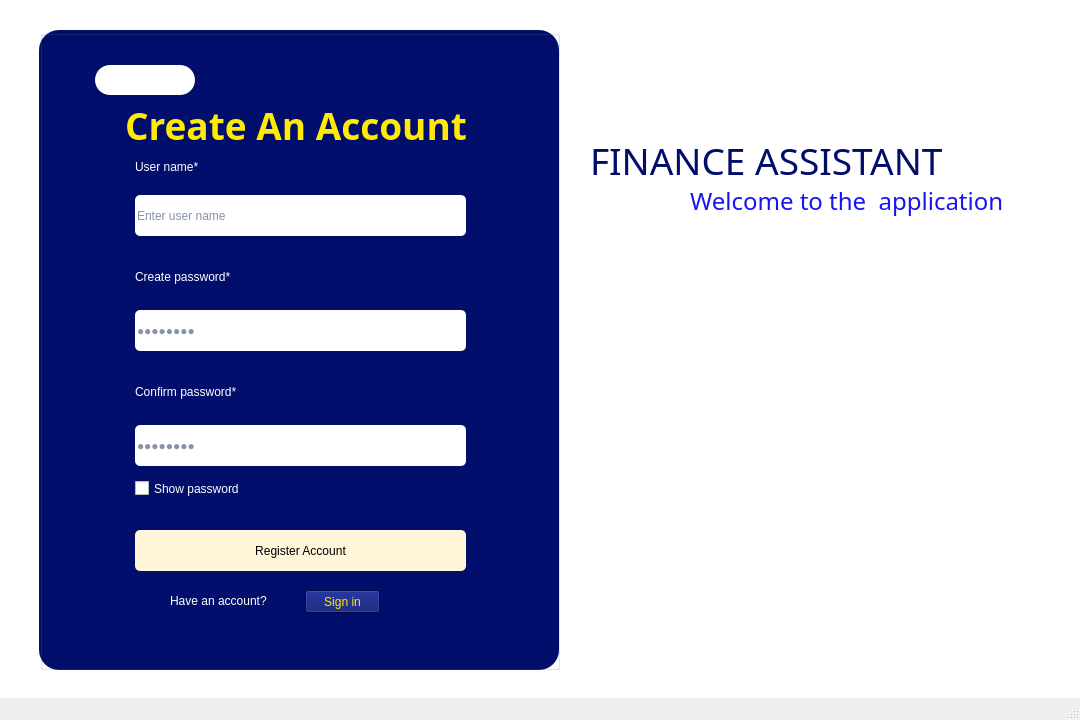
<?xml version="1.0" encoding="UTF-8"?>
<ui version="4.0">
 <class>MainWindow</class>
 <widget class="QMainWindow" name="MainWindow">
  <property name="geometry">
   <rect>
    <x>0</x>
    <y>0</y>
    <width>1080</width>
    <height>720</height>
   </rect>
  </property>
  <property name="minimumSize">
   <size>
    <width>1080</width>
    <height>720</height>
   </size>
  </property>
  <property name="maximumSize">
   <size>
    <width>1080</width>
    <height>720</height>
   </size>
  </property>
  <property name="windowTitle">
   <string>Sign_up</string>
  </property>
  <widget class="QWidget" name="centralwidget">
   <widget class="QLabel" name="label_frame">
    <property name="geometry">
     <rect>
      <x>39</x>
      <y>30</y>
      <width>520</width>
      <height>640</height>
     </rect>
    </property>
    <property name="minimumSize">
     <size>
      <width>520</width>
      <height>640</height>
     </size>
    </property>
    <property name="maximumSize">
     <size>
      <width>520</width>
      <height>640</height>
     </size>
    </property>
    <property name="styleSheet">
     <string notr="true">background-color: rgb(1, 14, 108);
border-radius: 20px;</string>
    </property>
    <property name="text">
     <string/>
    </property>
   </widget>
   <widget class="QLabel" name="background">
    <property name="geometry">
     <rect>
      <x>0</x>
      <y>0</y>
      <width>1080</width>
      <height>720</height>
     </rect>
    </property>
    <property name="minimumSize">
     <size>
      <width>1080</width>
      <height>720</height>
     </size>
    </property>
    <property name="maximumSize">
     <size>
      <width>1080</width>
      <height>720</height>
     </size>
    </property>
    <property name="font">
     <font>
      <family>Bahnschrift</family>
      <pointsize>28</pointsize>
      <weight>75</weight>
      <bold>true</bold>
     </font>
    </property>
    <property name="text">
     <string/>
    </property>
    <property name="pixmap">
     <pixmap>../../Images/Login/BG.png</pixmap>
    </property>
   </widget>
   <widget class="QGroupBox" name="groupBox">
    <property name="geometry">
     <rect>
      <x>40</x>
      <y>30</y>
      <width>520</width>
      <height>640</height>
     </rect>
    </property>
    <property name="minimumSize">
     <size>
      <width>520</width>
      <height>640</height>
     </size>
    </property>
    <property name="maximumSize">
     <size>
      <width>520</width>
      <height>640</height>
     </size>
    </property>
    <property name="title">
     <string/>
    </property>
    <widget class="QLabel" name="creatAccount">
     <property name="geometry">
      <rect>
       <x>85</x>
       <y>65</y>
       <width>391</width>
       <height>60</height>
      </rect>
     </property>
     <property name="font">
      <font>
       <family>Bahnschrift SemiBold</family>
       <pointsize>28</pointsize>
       <weight>75</weight>
       <bold>true</bold>
      </font>
     </property>
     <property name="styleSheet">
      <string notr="true">color: rgb(255, 235, 0);</string>
     </property>
     <property name="text">
      <string>Create An Account</string>
     </property>
    </widget>
    <widget class="QLabel" name="labelUsername">
     <property name="geometry">
      <rect>
       <x>95</x>
       <y>125</y>
       <width>151</width>
       <height>24</height>
      </rect>
     </property>
     <property name="styleSheet">
      <string notr="true">font: 12pt &quot;Bahnschrift SemiLight&quot;;
color: rgb(255, 255, 255);</string>
     </property>
     <property name="text">
      <string>User name*</string>
     </property>
    </widget>
    <widget class="QLabel" name="labelCreatPassword">
     <property name="geometry">
      <rect>
       <x>95</x>
       <y>235</y>
       <width>171</width>
       <height>24</height>
      </rect>
     </property>
     <property name="styleSheet">
      <string notr="true">font: 12pt &quot;Bahnschrift SemiLight&quot;;
color: rgb(255, 255, 255);</string>
     </property>
     <property name="text">
      <string>Create password*</string>
     </property>
    </widget>
    <widget class="QLabel" name="labelConfirm">
     <property name="geometry">
      <rect>
       <x>95</x>
       <y>350</y>
       <width>171</width>
       <height>24</height>
      </rect>
     </property>
     <property name="styleSheet">
      <string notr="true">font: 12pt &quot;Bahnschrift SemiLight&quot;;
color: rgb(255, 255, 255);</string>
     </property>
     <property name="text">
      <string>Confirm password*</string>
     </property>
    </widget>
    <widget class="QLineEdit" name="lineUserName">
     <property name="geometry">
      <rect>
       <x>95</x>
       <y>165</y>
       <width>331</width>
       <height>41</height>
      </rect>
     </property>
     <property name="styleSheet">
      <string notr="true">font: 11pt &quot;Bahnschrift SemiLight&quot;;
color: rgb(134, 146, 166);
border-radius: 5px</string>
     </property>
     <property name="text">
      <string>Enter user name</string>
     </property>
     <property name="dragEnabled">
      <bool>false</bool>
     </property>
     <property name="clearButtonEnabled">
      <bool>false</bool>
     </property>
    </widget>
    <widget class="QLineEdit" name="linePassword">
     <property name="geometry">
      <rect>
       <x>95</x>
       <y>280</y>
       <width>331</width>
       <height>41</height>
      </rect>
     </property>
     <property name="styleSheet">
      <string notr="true">font: 11pt &quot;Bahnschrift SemiLight&quot;;
color: rgb(134, 146, 166);
border-radius: 5px</string>
     </property>
     <property name="text">
      <string>12345678</string>
     </property>
     <property name="echoMode">
      <enum>QLineEdit::Password</enum>
     </property>
    </widget>
    <widget class="QLineEdit" name="lineConfirm">
     <property name="geometry">
      <rect>
       <x>95</x>
       <y>395</y>
       <width>331</width>
       <height>41</height>
      </rect>
     </property>
     <property name="styleSheet">
      <string notr="true">font: 11pt &quot;Bahnschrift SemiLight&quot;;
color: rgb(134, 146, 166);
border-radius: 5px</string>
     </property>
     <property name="text">
      <string>12345678</string>
     </property>
     <property name="echoMode">
      <enum>QLineEdit::Password</enum>
     </property>
    </widget>
    <widget class="QPushButton" name="pushRegister">
     <property name="geometry">
      <rect>
       <x>95</x>
       <y>500</y>
       <width>331</width>
       <height>41</height>
      </rect>
     </property>
     <property name="styleSheet">
      <string notr="true">font: 11pt &quot;Bahnschrift SemiLight&quot;;
color: rgb(0, 0, 0);
background-color: rgb(255, 245, 217);
border-radius: 5px</string>
     </property>
     <property name="text">
      <string>Register Account</string>
     </property>
    </widget>
    <widget class="QLabel" name="label_7">
     <property name="geometry">
      <rect>
       <x>130</x>
       <y>550</y>
       <width>141</width>
       <height>41</height>
      </rect>
     </property>
     <property name="styleSheet">
      <string notr="true">font: 10pt &quot;Bahnschrift SemiLight&quot;;
color: rgb(255, 255, 255);</string>
     </property>
     <property name="text">
      <string>Have an account?</string>
     </property>
    </widget>
    <widget class="QCheckBox" name="checkShowPassword">
     <property name="geometry">
      <rect>
       <x>95</x>
       <y>450</y>
       <width>141</width>
       <height>17</height>
      </rect>
     </property>
     <property name="styleSheet">
      <string notr="true">color: rgb(255, 255, 255);
font: 10pt &quot;Bahnschrift SemiLight&quot;;</string>
     </property>
     <property name="text">
      <string>Show password</string>
     </property>
    </widget>
    <widget class="QLabel" name="label_2">
     <property name="geometry">
      <rect>
       <x>55</x>
       <y>35</y>
       <width>100</width>
       <height>30</height>
      </rect>
     </property>
     <property name="styleSheet">
      <string notr="true">background-color: rgb(255, 255, 255);
border-radius: 15px</string>
     </property>
     <property name="text">
      <string/>
     </property>
    </widget>
    <widget class="QLabel" name="logoUEL">
     <property name="geometry">
      <rect>
       <x>70</x>
       <y>35</y>
       <width>30</width>
       <height>30</height>
      </rect>
     </property>
     <property name="text">
      <string/>
     </property>
     <property name="pixmap">
      <pixmap>../../Images/Login/LogoUEL.png</pixmap>
     </property>
    </widget>
    <widget class="QLabel" name="logoUEL_2">
     <property name="geometry">
      <rect>
       <x>110</x>
       <y>35</y>
       <width>30</width>
       <height>30</height>
      </rect>
     </property>
     <property name="text">
      <string/>
     </property>
     <property name="pixmap">
      <pixmap>../../Images/Login/LogoFIS.png</pixmap>
     </property>
    </widget>
   </widget>
   <widget class="QLabel" name="label_welcome">
    <property name="geometry">
     <rect>
      <x>690</x>
      <y>180</y>
      <width>391</width>
      <height>41</height>
     </rect>
    </property>
    <property name="font">
     <font>
      <family>Bahnschrift SemiLight</family>
      <pointsize>18</pointsize>
      <weight>50</weight>
      <bold>false</bold>
     </font>
    </property>
    <property name="styleSheet">
     <string notr="true">color: rgb(24, 20, 243);</string>
    </property>
    <property name="text">
     <string>Welcome to the  application</string>
    </property>
   </widget>
   <widget class="QLabel" name="label_app">
    <property name="geometry">
     <rect>
      <x>590</x>
      <y>130</y>
      <width>461</width>
      <height>60</height>
     </rect>
    </property>
    <property name="font">
     <font>
      <family>Bahnschrift SemiLight</family>
      <pointsize>28</pointsize>
      <weight>50</weight>
      <italic>false</italic>
      <bold>false</bold>
     </font>
    </property>
    <property name="styleSheet">
     <string notr="true">color: rgb(0, 13, 107);
font: 28pt &quot;Bahnschrift SemiLight&quot;;</string>
    </property>
    <property name="text">
     <string>FINANCE ASSISTANT</string>
    </property>
   </widget>
   <widget class="QLabel" name="label">
    <property name="geometry">
     <rect>
      <x>0</x>
      <y>0</y>
      <width>1080</width>
      <height>720</height>
     </rect>
    </property>
    <property name="minimumSize">
     <size>
      <width>1080</width>
      <height>720</height>
     </size>
    </property>
    <property name="maximumSize">
     <size>
      <width>1080</width>
      <height>720</height>
     </size>
    </property>
    <property name="styleSheet">
     <string notr="true">background-color: rgb(255, 255, 255);</string>
    </property>
    <property name="text">
     <string/>
    </property>
   </widget>
   <widget class="QPushButton" name="pushSign_in">
    <property name="geometry">
     <rect>
      <x>305</x>
      <y>590</y>
      <width>75</width>
      <height>23</height>
     </rect>
    </property>
    <property name="styleSheet">
     <string notr="true">font: 10pt &quot;Bahnschrift SemiLight&quot;;
background-color: rgb(0, 13, 107);
color: rgb(255, 235, 0);
</string>
    </property>
    <property name="text">
     <string>Sign in</string>
    </property>
   </widget>
   <zorder>label</zorder>
   <zorder>label_frame</zorder>
   <zorder>background</zorder>
   <zorder>groupBox</zorder>
   <zorder>label_welcome</zorder>
   <zorder>label_app</zorder>
   <zorder>pushSign_in</zorder>
  </widget>
  <widget class="QMenuBar" name="menubar">
   <property name="geometry">
    <rect>
     <x>0</x>
     <y>0</y>
     <width>1080</width>
     <height>21</height>
    </rect>
   </property>
  </widget>
  <widget class="QStatusBar" name="statusbar"/>
 </widget>
 <resources/>
 <connections/>
</ui>
